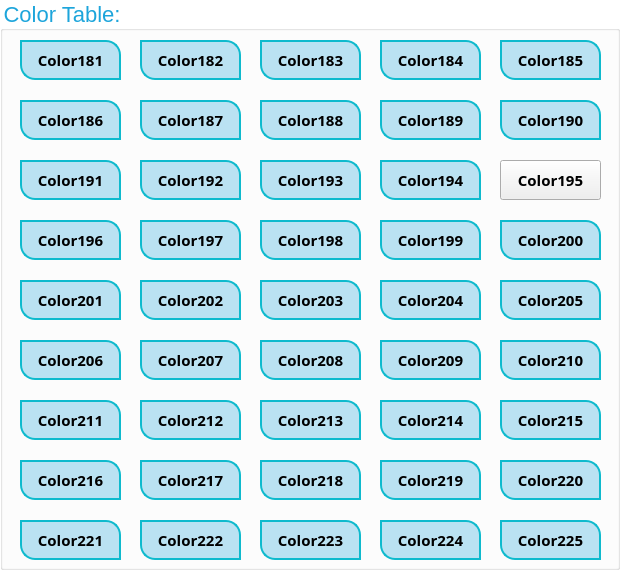
  <widget class="QGroupBox" name="groupBox_5">
   <property name="geometry">
    <rect>
     <x>700</x>
     <y>70</y>
     <width>620</width>
     <height>570</height>
    </rect>
   </property>
   <property name="styleSheet">
    <string notr="true">QGroupBox{
font-size:22px;
color:rgb(29, 165, 219);
background:transparent;
}</string>
   </property>
   <property name="title">
    <string>Color Table:</string>
   </property>
   <widget class="QPushButton" name="pushButtonColor185">
    <property name="geometry">
     <rect>
      <x>500</x>
      <y>40</y>
      <width>101</width>
      <height>40</height>
     </rect>
    </property>
    <property name="font">
     <font>
      <family>Agency FB</family>
      <pointsize>11</pointsize>
      <weight>75</weight>
      <bold>true</bold>
     </font>
    </property>
    <property name="styleSheet">
     <string notr="true">QPushButton{
border:2px solid #0fbacd;
border-top-right-radius: 15px;
border-bottom-left-radius: 15px;
color:rgb(235	,109, 	156);
ont-size:22px;
background:rgba(29, 165, 219, 0.3);
}</string>
    </property>
    <property name="text">
     <string>Color185</string>
    </property>
   </widget>
   <widget class="QPushButton" name="pushButtonColor197">
    <property name="geometry">
     <rect>
      <x>140</x>
      <y>220</y>
      <width>101</width>
      <height>40</height>
     </rect>
    </property>
    <property name="font">
     <font>
      <family>Agency FB</family>
      <pointsize>11</pointsize>
      <weight>75</weight>
      <bold>true</bold>
     </font>
    </property>
    <property name="styleSheet">
     <string notr="true">QPushButton{
border:2px solid #0fbacd;
border-top-right-radius: 15px;
border-bottom-left-radius: 15px;
color:rgb(129	,255, 	109);
ont-size:22px;
background:rgba(29, 165, 219, 0.3);
}</string>
    </property>
    <property name="text">
     <string>Color197</string>
    </property>
   </widget>
   <widget class="QPushButton" name="pushButtonColor217">
    <property name="geometry">
     <rect>
      <x>140</x>
      <y>460</y>
      <width>101</width>
      <height>40</height>
     </rect>
    </property>
    <property name="font">
     <font>
      <family>Agency FB</family>
      <pointsize>11</pointsize>
      <weight>75</weight>
      <bold>true</bold>
     </font>
    </property>
    <property name="styleSheet">
     <string notr="true">QPushButton{
border:2px solid #0fbacd;
border-top-right-radius: 15px;
border-bottom-left-radius: 15px;
color:rgb(147	,222, 	225);
ont-size:22px;
background:rgba(29, 165, 219, 0.3);
}</string>
    </property>
    <property name="text">
     <string>Color217</string>
    </property>
   </widget>
   <widget class="QPushButton" name="pushButtonColor213">
    <property name="geometry">
     <rect>
      <x>260</x>
      <y>400</y>
      <width>101</width>
      <height>40</height>
     </rect>
    </property>
    <property name="font">
     <font>
      <family>Agency FB</family>
      <pointsize>11</pointsize>
      <weight>75</weight>
      <bold>true</bold>
     </font>
    </property>
    <property name="styleSheet">
     <string notr="true">QPushButton{
border:2px solid #0fbacd;
border-top-right-radius: 15px;
border-bottom-left-radius: 15px;
color:rgb(135	,163, 	255);
ont-size:22px;
background:rgba(29, 165, 219, 0.3);
}</string>
    </property>
    <property name="text">
     <string>Color213</string>
    </property>
   </widget>
   <widget class="QPushButton" name="pushButtonColor188">
    <property name="geometry">
     <rect>
      <x>260</x>
      <y>100</y>
      <width>101</width>
      <height>40</height>
     </rect>
    </property>
    <property name="font">
     <font>
      <family>Agency FB</family>
      <pointsize>11</pointsize>
      <weight>75</weight>
      <bold>true</bold>
     </font>
    </property>
    <property name="styleSheet">
     <string notr="true">QPushButton{
border:2px solid #0fbacd;
border-top-right-radius: 15px;
border-bottom-left-radius: 15px;
color:rgb(255	,161, 	228);
ont-size:22px;
background:rgba(29, 165, 219, 0.3);
}</string>
    </property>
    <property name="text">
     <string>Color188</string>
    </property>
   </widget>
   <widget class="QPushButton" name="pushButtonColor222">
    <property name="geometry">
     <rect>
      <x>140</x>
      <y>520</y>
      <width>101</width>
      <height>40</height>
     </rect>
    </property>
    <property name="font">
     <font>
      <family>Agency FB</family>
      <pointsize>11</pointsize>
      <weight>75</weight>
      <bold>true</bold>
     </font>
    </property>
    <property name="styleSheet">
     <string notr="true">QPushButton{
border:2px solid #0fbacd;
border-top-right-radius: 15px;
border-bottom-left-radius: 15px;
color:rgb(178	,255, 	90);
ont-size:22px;
background:rgba(29, 165, 219, 0.3);
}</string>
    </property>
    <property name="text">
     <string>Color222</string>
    </property>
   </widget>
   <widget class="QPushButton" name="pushButtonColor214">
    <property name="geometry">
     <rect>
      <x>380</x>
      <y>400</y>
      <width>101</width>
      <height>40</height>
     </rect>
    </property>
    <property name="font">
     <font>
      <family>Agency FB</family>
      <pointsize>11</pointsize>
      <weight>75</weight>
      <bold>true</bold>
     </font>
    </property>
    <property name="styleSheet">
     <string notr="true">QPushButton{
border:2px solid #0fbacd;
border-top-right-radius: 15px;
border-bottom-left-radius: 15px;
color:rgb(147	,186, 	255);
ont-size:22px;
background:rgba(29, 165, 219, 0.3);
}</string>
    </property>
    <property name="text">
     <string>Color214</string>
    </property>
   </widget>
   <widget class="QPushButton" name="pushButtonColor190">
    <property name="geometry">
     <rect>
      <x>500</x>
      <y>100</y>
      <width>101</width>
      <height>40</height>
     </rect>
    </property>
    <property name="font">
     <font>
      <family>Agency FB</family>
      <pointsize>11</pointsize>
      <weight>75</weight>
      <bold>true</bold>
     </font>
    </property>
    <property name="styleSheet">
     <string notr="true">QPushButton{
border:2px solid #0fbacd;
border-top-right-radius: 15px;
border-bottom-left-radius: 15px;
color:rgb(255	,229, 	255);
ont-size:22px;
background:rgba(29, 165, 219, 0.3);
}</string>
    </property>
    <property name="text">
     <string>Color190</string>
    </property>
   </widget>
   <widget class="QPushButton" name="pushButtonColor212">
    <property name="geometry">
     <rect>
      <x>140</x>
      <y>400</y>
      <width>101</width>
      <height>40</height>
     </rect>
    </property>
    <property name="font">
     <font>
      <family>Agency FB</family>
      <pointsize>11</pointsize>
      <weight>75</weight>
      <bold>true</bold>
     </font>
    </property>
    <property name="styleSheet">
     <string notr="true">QPushButton{
border:2px solid #0fbacd;
border-top-right-radius: 15px;
border-bottom-left-radius: 15px;
color:rgb(119	,149, 	255);
ont-size:22px;
background:rgba(29, 165, 219, 0.3);
}</string>
    </property>
    <property name="text">
     <string>Color212</string>
    </property>
   </widget>
   <widget class="QPushButton" name="pushButtonColor209">
    <property name="geometry">
     <rect>
      <x>380</x>
      <y>340</y>
      <width>101</width>
      <height>40</height>
     </rect>
    </property>
    <property name="font">
     <font>
      <family>Agency FB</family>
      <pointsize>11</pointsize>
      <weight>75</weight>
      <bold>true</bold>
     </font>
    </property>
    <property name="styleSheet">
     <string notr="true">QPushButton{
border:2px solid #0fbacd;
border-top-right-radius: 15px;
border-bottom-left-radius: 15px;
color:rgb(71	,147, 	255);
ont-size:22px;
background:rgba(29, 165, 219, 0.3);
}</string>
    </property>
    <property name="text">
     <string>Color209</string>
    </property>
   </widget>
   <widget class="QPushButton" name="pushButtonColor207">
    <property name="geometry">
     <rect>
      <x>140</x>
      <y>340</y>
      <width>101</width>
      <height>40</height>
     </rect>
    </property>
    <property name="font">
     <font>
      <family>Agency FB</family>
      <pointsize>11</pointsize>
      <weight>75</weight>
      <bold>true</bold>
     </font>
    </property>
    <property name="styleSheet">
     <string notr="true">QPushButton{
border:2px solid #0fbacd;
border-top-right-radius: 15px;
border-bottom-left-radius: 15px;
color:rgb(39	,147, 	231);
ont-size:22px;
background:rgba(29, 165, 219, 0.3);
}</string>
    </property>
    <property name="text">
     <string>Color207</string>
    </property>
   </widget>
   <widget class="QPushButton" name="pushButtonColor223">
    <property name="geometry">
     <rect>
      <x>260</x>
      <y>520</y>
      <width>101</width>
      <height>40</height>
     </rect>
    </property>
    <property name="font">
     <font>
      <family>Agency FB</family>
      <pointsize>11</pointsize>
      <weight>75</weight>
      <bold>true</bold>
     </font>
    </property>
    <property name="styleSheet">
     <string notr="true">QPushButton{
border:2px solid #0fbacd;
border-top-right-radius: 15px;
border-bottom-left-radius: 15px;
color:rgb(205	,156, 	74);
ont-size:22px;
background:rgba(29, 165, 219, 0.3);
}</string>
    </property>
    <property name="text">
     <string>Color223</string>
    </property>
   </widget>
   <widget class="QPushButton" name="pushButtonColor201">
    <property name="geometry">
     <rect>
      <x>20</x>
      <y>280</y>
      <width>101</width>
      <height>40</height>
     </rect>
    </property>
    <property name="font">
     <font>
      <family>Agency FB</family>
      <pointsize>11</pointsize>
      <weight>75</weight>
      <bold>true</bold>
     </font>
    </property>
    <property name="styleSheet">
     <string notr="true">QPushButton{
border:2px solid #0fbacd;
border-top-right-radius: 15px;
border-bottom-left-radius: 15px;
color:rgb(45	,242, 	109);
ont-size:22px;
background:rgba(29, 165, 219, 0.3);
}</string>
    </property>
    <property name="text">
     <string>Color201</string>
    </property>
   </widget>
   <widget class="QPushButton" name="pushButtonColor182">
    <property name="geometry">
     <rect>
      <x>140</x>
      <y>40</y>
      <width>101</width>
      <height>40</height>
     </rect>
    </property>
    <property name="font">
     <font>
      <family>Agency FB</family>
      <pointsize>11</pointsize>
      <weight>75</weight>
      <bold>true</bold>
     </font>
    </property>
    <property name="styleSheet">
     <string notr="true">QPushButton{
border:2px solid #0fbacd;
border-top-right-radius: 15px;
border-bottom-left-radius: 15px;
color:rgb(184	,109, 	84);
ont-size:22px;
background:rgba(29, 165, 219, 0.3);
}</string>
    </property>
    <property name="text">
     <string>Color182</string>
    </property>
   </widget>
   <widget class="QPushButton" name="pushButtonColor198">
    <property name="geometry">
     <rect>
      <x>260</x>
      <y>220</y>
      <width>101</width>
      <height>40</height>
     </rect>
    </property>
    <property name="font">
     <font>
      <family>Agency FB</family>
      <pointsize>11</pointsize>
      <weight>75</weight>
      <bold>true</bold>
     </font>
    </property>
    <property name="styleSheet">
     <string notr="true">QPushButton{
border:2px solid #0fbacd;
border-top-right-radius: 15px;
border-bottom-left-radius: 15px;
color:rgb(108	,255, 	109);
ont-size:22px;
background:rgba(29, 165, 219, 0.3);
}</string>
    </property>
    <property name="text">
     <string>Color198</string>
    </property>
   </widget>
   <widget class="QPushButton" name="pushButtonColor206">
    <property name="geometry">
     <rect>
      <x>20</x>
      <y>340</y>
      <width>101</width>
      <height>40</height>
     </rect>
    </property>
    <property name="font">
     <font>
      <family>Agency FB</family>
      <pointsize>11</pointsize>
      <weight>75</weight>
      <bold>true</bold>
     </font>
    </property>
    <property name="styleSheet">
     <string notr="true">QPushButton{
border:2px solid #0fbacd;
border-top-right-radius: 15px;
border-bottom-left-radius: 15px;
color:rgb(23	,147, 	205);
ont-size:22px;
background:rgba(29, 165, 219, 0.3);
}</string>
    </property>
    <property name="text">
     <string>Color206</string>
    </property>
   </widget>
   <widget class="QPushButton" name="pushButtonColor218">
    <property name="geometry">
     <rect>
      <x>260</x>
      <y>460</y>
      <width>101</width>
      <height>40</height>
     </rect>
    </property>
    <property name="font">
     <font>
      <family>Agency FB</family>
      <pointsize>11</pointsize>
      <weight>75</weight>
      <bold>true</bold>
     </font>
    </property>
    <property name="styleSheet">
     <string notr="true">QPushButton{
border:2px solid #0fbacd;
border-top-right-radius: 15px;
border-bottom-left-radius: 15px;
color:rgb(147	,234, 	179);
ont-size:22px;
background:rgba(29, 165, 219, 0.3);
}</string>
    </property>
    <property name="text">
     <string>Color218</string>
    </property>
   </widget>
   <widget class="QPushButton" name="pushButtonColor200">
    <property name="geometry">
     <rect>
      <x>500</x>
      <y>220</y>
      <width>101</width>
      <height>40</height>
     </rect>
    </property>
    <property name="font">
     <font>
      <family>Agency FB</family>
      <pointsize>11</pointsize>
      <weight>75</weight>
      <bold>true</bold>
     </font>
    </property>
    <property name="styleSheet">
     <string notr="true">QPushButton{
border:2px solid #0fbacd;
border-top-right-radius: 15px;
border-bottom-left-radius: 15px;
color:rgb(66	,255, 	109);
ont-size:22px;
background:rgba(29, 165, 219, 0.3);
}</string>
    </property>
    <property name="text">
     <string>Color200</string>
    </property>
   </widget>
   <widget class="QPushButton" name="pushButtonColor181">
    <property name="geometry">
     <rect>
      <x>20</x>
      <y>40</y>
      <width>101</width>
      <height>40</height>
     </rect>
    </property>
    <property name="font">
     <font>
      <family>Agency FB</family>
      <pointsize>11</pointsize>
      <weight>75</weight>
      <bold>true</bold>
     </font>
    </property>
    <property name="styleSheet">
     <string notr="true">QPushButton{
border:2px solid #0fbacd;
border-top-right-radius: 15px;
border-bottom-left-radius: 15px;
color:rgb(167	,109, 	60);
ont-size:22px;
background:rgba(29, 165, 219, 0.3);
}</string>
    </property>
    <property name="text">
     <string>Color181</string>
    </property>
   </widget>
   <widget class="QPushButton" name="pushButtonColor219">
    <property name="geometry">
     <rect>
      <x>380</x>
      <y>460</y>
      <width>101</width>
      <height>40</height>
     </rect>
    </property>
    <property name="font">
     <font>
      <family>Agency FB</family>
      <pointsize>11</pointsize>
      <weight>75</weight>
      <bold>true</bold>
     </font>
    </property>
    <property name="styleSheet">
     <string notr="true">QPushButton{
border:2px solid #0fbacd;
border-top-right-radius: 15px;
border-bottom-left-radius: 15px;
color:rgb(149	,246, 	158);
ont-size:22px;
background:rgba(29, 165, 219, 0.3);
}</string>
    </property>
    <property name="text">
     <string>Color219</string>
    </property>
   </widget>
   <widget class="QPushButton" name="pushButtonColor221">
    <property name="geometry">
     <rect>
      <x>20</x>
      <y>520</y>
      <width>101</width>
      <height>40</height>
     </rect>
    </property>
    <property name="font">
     <font>
      <family>Agency FB</family>
      <pointsize>11</pointsize>
      <weight>75</weight>
      <bold>true</bold>
     </font>
    </property>
    <property name="styleSheet">
     <string notr="true">QPushButton{
border:2px solid #0fbacd;
border-top-right-radius: 15px;
border-bottom-left-radius: 15px;
color:rgb(177	,255, 	116);
ont-size:22px;
background:rgba(29, 165, 219, 0.3);
}</string>
    </property>
    <property name="text">
     <string>Color221</string>
    </property>
   </widget>
   <widget class="QPushButton" name="pushButtonColor208">
    <property name="geometry">
     <rect>
      <x>260</x>
      <y>340</y>
      <width>101</width>
      <height>40</height>
     </rect>
    </property>
    <property name="font">
     <font>
      <family>Agency FB</family>
      <pointsize>11</pointsize>
      <weight>75</weight>
      <bold>true</bold>
     </font>
    </property>
    <property name="styleSheet">
     <string notr="true">QPushButton{
border:2px solid #0fbacd;
border-top-right-radius: 15px;
border-bottom-left-radius: 15px;
color:rgb(55	,147, 	251);
ont-size:22px;
background:rgba(29, 165, 219, 0.3);
}</string>
    </property>
    <property name="text">
     <string>Color208</string>
    </property>
   </widget>
   <widget class="QPushButton" name="pushButtonColor186">
    <property name="geometry">
     <rect>
      <x>20</x>
      <y>100</y>
      <width>101</width>
      <height>40</height>
     </rect>
    </property>
    <property name="font">
     <font>
      <family>Agency FB</family>
      <pointsize>11</pointsize>
      <weight>75</weight>
      <bold>true</bold>
     </font>
    </property>
    <property name="styleSheet">
     <string notr="true">QPushButton{
border:2px solid #0fbacd;
border-top-right-radius: 15px;
border-bottom-left-radius: 15px;
color:rgb(252	,111, 	180);
ont-size:22px;
background:rgba(29, 165, 219, 0.3);
}</string>
    </property>
    <property name="text">
     <string>Color186</string>
    </property>
   </widget>
   <widget class="QPushButton" name="pushButtonColor224">
    <property name="geometry">
     <rect>
      <x>380</x>
      <y>520</y>
      <width>101</width>
      <height>40</height>
     </rect>
    </property>
    <property name="font">
     <font>
      <family>Agency FB</family>
      <pointsize>11</pointsize>
      <weight>75</weight>
      <bold>true</bold>
     </font>
    </property>
    <property name="styleSheet">
     <string notr="true">QPushButton{
border:2px solid #0fbacd;
border-top-right-radius: 15px;
border-bottom-left-radius: 15px;
color:rgb(219	,147, 	53);
ont-size:22px;
background:rgba(29, 165, 219, 0.3);
}</string>
    </property>
    <property name="text">
     <string>Color224</string>
    </property>
   </widget>
   <widget class="QPushButton" name="pushButtonColor225">
    <property name="geometry">
     <rect>
      <x>500</x>
      <y>520</y>
      <width>101</width>
      <height>40</height>
     </rect>
    </property>
    <property name="font">
     <font>
      <family>Agency FB</family>
      <pointsize>11</pointsize>
      <weight>75</weight>
      <bold>true</bold>
     </font>
    </property>
    <property name="styleSheet">
     <string notr="true">QPushButton{
border:2px solid #0fbacd;
border-top-right-radius: 15px;
border-bottom-left-radius: 15px;
color:rgb(233	,138, 	32);
ont-size:22px;
background:rgba(29, 165, 219, 0.3);
}</string>
    </property>
    <property name="text">
     <string>Color225</string>
    </property>
   </widget>
   <widget class="QPushButton" name="pushButtonColor187">
    <property name="geometry">
     <rect>
      <x>140</x>
      <y>100</y>
      <width>101</width>
      <height>40</height>
     </rect>
    </property>
    <property name="font">
     <font>
      <family>Agency FB</family>
      <pointsize>11</pointsize>
      <weight>75</weight>
      <bold>true</bold>
     </font>
    </property>
    <property name="styleSheet">
     <string notr="true">QPushButton{
border:2px solid #0fbacd;
border-top-right-radius: 15px;
border-bottom-left-radius: 15px;
color:rgb(255	,129, 	204);
ont-size:22px;
background:rgba(29, 165, 219, 0.3);
}</string>
    </property>
    <property name="text">
     <string>Color187</string>
    </property>
   </widget>
   <widget class="QPushButton" name="pushButtonColor195">
    <property name="geometry">
     <rect>
      <x>500</x>
      <y>160</y>
      <width>101</width>
      <height>40</height>
     </rect>
    </property>
    <property name="font">
     <font>
      <family>Agency FB</family>
      <pointsize>11</pointsize>
      <weight>75</weight>
      <bold>true</bold>
     </font>
    </property>
    <property name="styleSheet">
     <string notr="true">QPushButton{
border:2px solid #0fbacd;
border-top-right-radius: 15px;
border-bottom-left-radius: 15px;
color:rgb(171	,255, 	125);
ont-size:22px;
background:rgba(29, 165, 219, 0.3);
}163	,142, 	18</string>
    </property>
    <property name="text">
     <string>Color195</string>
    </property>
   </widget>
   <widget class="QPushButton" name="pushButtonColor215">
    <property name="geometry">
     <rect>
      <x>500</x>
      <y>400</y>
      <width>101</width>
      <height>40</height>
     </rect>
    </property>
    <property name="font">
     <font>
      <family>Agency FB</family>
      <pointsize>11</pointsize>
      <weight>75</weight>
      <bold>true</bold>
     </font>
    </property>
    <property name="styleSheet">
     <string notr="true">QPushButton{
border:2px solid #0fbacd;
border-top-right-radius: 15px;
border-bottom-left-radius: 15px;
color:rgb(147	,198, 	255);
ont-size:22px;
background:rgba(29, 165, 219, 0.3);
}</string>
    </property>
    <property name="text">
     <string>Color215</string>
    </property>
   </widget>
   <widget class="QPushButton" name="pushButtonColor199">
    <property name="geometry">
     <rect>
      <x>380</x>
      <y>220</y>
      <width>101</width>
      <height>40</height>
     </rect>
    </property>
    <property name="font">
     <font>
      <family>Agency FB</family>
      <pointsize>11</pointsize>
      <weight>75</weight>
      <bold>true</bold>
     </font>
    </property>
    <property name="styleSheet">
     <string notr="true">QPushButton{
border:2px solid #0fbacd;
border-top-right-radius: 15px;
border-bottom-left-radius: 15px;
color:rgb(87	,255, 	109);
ont-size:22px;
background:rgba(29, 165, 219, 0.3);
}</string>
    </property>
    <property name="text">
     <string>Color199</string>
    </property>
   </widget>
   <widget class="QPushButton" name="pushButtonColor191">
    <property name="geometry">
     <rect>
      <x>20</x>
      <y>160</y>
      <width>101</width>
      <height>40</height>
     </rect>
    </property>
    <property name="font">
     <font>
      <family>Agency FB</family>
      <pointsize>11</pointsize>
      <weight>75</weight>
      <bold>true</bold>
     </font>
    </property>
    <property name="styleSheet">
     <string notr="true">QPushButton{
border:2px solid #0fbacd;
border-top-right-radius: 15px;
border-bottom-left-radius: 15px;
color:rgb(255	,251, 	254);
ont-size:22px;
background:rgba(29, 165, 219, 0.3);
}</string>
    </property>
    <property name="text">
     <string>Color191</string>
    </property>
   </widget>
   <widget class="QPushButton" name="pushButtonColor204">
    <property name="geometry">
     <rect>
      <x>380</x>
      <y>280</y>
      <width>101</width>
      <height>40</height>
     </rect>
    </property>
    <property name="font">
     <font>
      <family>Agency FB</family>
      <pointsize>11</pointsize>
      <weight>75</weight>
      <bold>true</bold>
     </font>
    </property>
    <property name="styleSheet">
     <string notr="true">QPushButton{
border:2px solid #0fbacd;
border-top-right-radius: 15px;
border-bottom-left-radius: 15px;
color:rgb(23	,158, 	109);
ont-size:22px;
background:rgba(29, 165, 219, 0.3);
}</string>
    </property>
    <property name="text">
     <string>Color204</string>
    </property>
   </widget>
   <widget class="QPushButton" name="pushButtonColor210">
    <property name="geometry">
     <rect>
      <x>500</x>
      <y>340</y>
      <width>101</width>
      <height>40</height>
     </rect>
    </property>
    <property name="font">
     <font>
      <family>Agency FB</family>
      <pointsize>11</pointsize>
      <weight>75</weight>
      <bold>true</bold>
     </font>
    </property>
    <property name="styleSheet">
     <string notr="true">QPushButton{
border:2px solid #0fbacd;
border-top-right-radius: 15px;
border-bottom-left-radius: 15px;
color:rgb(87	,147, 	255);
ont-size:22px;
background:rgba(29, 165, 219, 0.3);
}</string>
    </property>
    <property name="text">
     <string>Color210</string>
    </property>
   </widget>
   <widget class="QPushButton" name="pushButtonColor211">
    <property name="geometry">
     <rect>
      <x>20</x>
      <y>400</y>
      <width>101</width>
      <height>40</height>
     </rect>
    </property>
    <property name="font">
     <font>
      <family>Agency FB</family>
      <pointsize>11</pointsize>
      <weight>75</weight>
      <bold>true</bold>
     </font>
    </property>
    <property name="styleSheet">
     <string notr="true">QPushButton{
border:2px solid #0fbacd;
border-top-right-radius: 15px;
border-bottom-left-radius: 15px;
color:rgb(103	,147, 	255);
ont-size:22px;
background:rgba(29, 165, 219, 0.3);
}</string>
    </property>
    <property name="text">
     <string>Color211</string>
    </property>
   </widget>
   <widget class="QPushButton" name="pushButtonColor192">
    <property name="geometry">
     <rect>
      <x>140</x>
      <y>160</y>
      <width>101</width>
      <height>40</height>
     </rect>
    </property>
    <property name="font">
     <font>
      <family>Agency FB</family>
      <pointsize>11</pointsize>
      <weight>75</weight>
      <bold>true</bold>
     </font>
    </property>
    <property name="styleSheet">
     <string notr="true">QPushButton{
border:2px solid #0fbacd;
border-top-right-radius: 15px;
border-bottom-left-radius: 15px;
color:rgb(234	,255, 	240);
ont-size:22px;
background:rgba(29, 165, 219, 0.3);
}</string>
    </property>
    <property name="text">
     <string>Color192</string>
    </property>
   </widget>
   <widget class="QPushButton" name="pushButtonColor193">
    <property name="geometry">
     <rect>
      <x>260</x>
      <y>160</y>
      <width>101</width>
      <height>40</height>
     </rect>
    </property>
    <property name="font">
     <font>
      <family>Agency FB</family>
      <pointsize>11</pointsize>
      <weight>75</weight>
      <bold>true</bold>
     </font>
    </property>
    <property name="styleSheet">
     <string notr="true">QPushButton{
border:2px solid #0fbacd;
border-top-right-radius: 15px;
border-bottom-left-radius: 15px;
color:rgb(213	,255, 	214);
ont-size:22px;
background:rgba(29, 165, 219, 0.3);
}</string>
    </property>
    <property name="text">
     <string>Color193</string>
    </property>
   </widget>
   <widget class="QPushButton" name="pushButtonColor203">
    <property name="geometry">
     <rect>
      <x>260</x>
      <y>280</y>
      <width>101</width>
      <height>40</height>
     </rect>
    </property>
    <property name="font">
     <font>
      <family>Agency FB</family>
      <pointsize>11</pointsize>
      <weight>75</weight>
      <bold>true</bold>
     </font>
    </property>
    <property name="styleSheet">
     <string notr="true">QPushButton{
border:2px solid #0fbacd;
border-top-right-radius: 15px;
border-bottom-left-radius: 15px;
color:rgb(23	,186, 	109);
ont-size:22px;
background:rgba(29, 165, 219, 0.3);
}</string>
    </property>
    <property name="text">
     <string>Color203</string>
    </property>
   </widget>
   <widget class="QPushButton" name="pushButtonColor220">
    <property name="geometry">
     <rect>
      <x>500</x>
      <y>460</y>
      <width>101</width>
      <height>40</height>
     </rect>
    </property>
    <property name="font">
     <font>
      <family>Agency FB</family>
      <pointsize>11</pointsize>
      <weight>75</weight>
      <bold>true</bold>
     </font>
    </property>
    <property name="styleSheet">
     <string notr="true">QPushButton{
border:2px solid #0fbacd;
border-top-right-radius: 15px;
border-bottom-left-radius: 15px;
color:rgb(163	,255, 	137);
ont-size:22px;
background:rgba(29, 165, 219, 0.3);
}</string>
    </property>
    <property name="text">
     <string>Color220</string>
    </property>
   </widget>
   <widget class="QPushButton" name="pushButtonColor205">
    <property name="geometry">
     <rect>
      <x>500</x>
      <y>280</y>
      <width>101</width>
      <height>40</height>
     </rect>
    </property>
    <property name="font">
     <font>
      <family>Agency FB</family>
      <pointsize>11</pointsize>
      <weight>75</weight>
      <bold>true</bold>
     </font>
    </property>
    <property name="styleSheet">
     <string notr="true">QPushButton{
border:2px solid #0fbacd;
border-top-right-radius: 15px;
border-bottom-left-radius: 15px;
color:rgb(23	,147, 	156 );
ont-size:22px;
background:rgba(29, 165, 219, 0.3);
}</string>
    </property>
    <property name="text">
     <string>Color205</string>
    </property>
   </widget>
   <widget class="QPushButton" name="pushButtonColor184">
    <property name="geometry">
     <rect>
      <x>380</x>
      <y>40</y>
      <width>101</width>
      <height>40</height>
     </rect>
    </property>
    <property name="font">
     <font>
      <family>Agency FB</family>
      <pointsize>11</pointsize>
      <weight>75</weight>
      <bold>true</bold>
     </font>
    </property>
    <property name="styleSheet">
     <string notr="true">QPushButton{
border:2px solid #0fbacd;
border-top-right-radius: 15px;
border-bottom-left-radius: 15px;
color:rgb(218	,109, 	132);
ont-size:22px;
background:rgba(29, 165, 219, 0.3);
}</string>
    </property>
    <property name="text">
     <string>Color184</string>
    </property>
   </widget>
   <widget class="QPushButton" name="pushButtonColor189">
    <property name="geometry">
     <rect>
      <x>380</x>
      <y>100</y>
      <width>101</width>
      <height>40</height>
     </rect>
    </property>
    <property name="font">
     <font>
      <family>Agency FB</family>
      <pointsize>11</pointsize>
      <weight>75</weight>
      <bold>true</bold>
     </font>
    </property>
    <property name="styleSheet">
     <string notr="true">QPushButton{
border:2px solid #0fbacd;
border-top-right-radius: 15px;
border-bottom-left-radius: 15px;
color:rgb(255	,196,   252);
ont-size:22px;
background:rgba(29, 165, 219, 0.3);
}</string>
    </property>
    <property name="text">
     <string>Color189</string>
    </property>
   </widget>
   <widget class="QPushButton" name="pushButtonColor216">
    <property name="geometry">
     <rect>
      <x>20</x>
      <y>460</y>
      <width>101</width>
      <height>40</height>
     </rect>
    </property>
    <property name="font">
     <font>
      <family>Agency FB</family>
      <pointsize>11</pointsize>
      <weight>75</weight>
      <bold>true</bold>
     </font>
    </property>
    <property name="styleSheet">
     <string notr="true">QPushButton{
border:2px solid #0fbacd;
border-top-right-radius: 15px;
border-bottom-left-radius: 15px;
color:rgb(147	,210, 	254);
ont-size:22px;
background:rgba(29, 165, 219, 0.3);
}</string>
    </property>
    <property name="text">
     <string>Color216</string>
    </property>
   </widget>
   <widget class="QPushButton" name="pushButtonColor183">
    <property name="geometry">
     <rect>
      <x>260</x>
      <y>40</y>
      <width>101</width>
      <height>40</height>
     </rect>
    </property>
    <property name="font">
     <font>
      <family>Agency FB</family>
      <pointsize>11</pointsize>
      <weight>75</weight>
      <bold>true</bold>
     </font>
    </property>
    <property name="styleSheet">
     <string notr="true">QPushButton{
border:2px solid #0fbacd;
border-top-right-radius: 15px;
border-bottom-left-radius: 15px;
color:rgb(201	,109, 	108);
ont-size:22px;
background:rgba(29, 165, 219, 0.3);
}</string>
    </property>
    <property name="text">
     <string>Color183</string>
    </property>
   </widget>
   <widget class="QPushButton" name="pushButtonColor202">
    <property name="geometry">
     <rect>
      <x>140</x>
      <y>280</y>
      <width>101</width>
      <height>40</height>
     </rect>
    </property>
    <property name="font">
     <font>
      <family>Agency FB</family>
      <pointsize>11</pointsize>
      <weight>75</weight>
      <bold>true</bold>
     </font>
    </property>
    <property name="styleSheet">
     <string notr="true">QPushButton{
border:2px solid #0fbacd;
border-top-right-radius: 15px;
border-bottom-left-radius: 15px;
color:rgb(23	,214, 	109 );
ont-size:22px;
background:rgba(29, 165, 219, 0.3);
}</string>
    </property>
    <property name="text">
     <string>Color202</string>
    </property>
   </widget>
   <widget class="QPushButton" name="pushButtonColor194">
    <property name="geometry">
     <rect>
      <x>380</x>
      <y>160</y>
      <width>101</width>
      <height>40</height>
     </rect>
    </property>
    <property name="font">
     <font>
      <family>Agency FB</family>
      <pointsize>11</pointsize>
      <weight>75</weight>
      <bold>true</bold>
     </font>
    </property>
    <property name="styleSheet">
     <string notr="true">QPushButton{
border:2px solid #0fbacd;
border-top-right-radius: 15px;
border-bottom-left-radius: 15px;
color:rgb(192	,255, 	183);
ont-size:22px;
background:rgba(29, 165, 219, 0.3);
}</string>
    </property>
    <property name="text">
     <string>Color194</string>
    </property>
   </widget>
   <widget class="QPushButton" name="pushButtonColor196">
    <property name="geometry">
     <rect>
      <x>20</x>
      <y>220</y>
      <width>101</width>
      <height>40</height>
     </rect>
    </property>
    <property name="font">
     <font>
      <family>Agency FB</family>
      <pointsize>11</pointsize>
      <weight>75</weight>
      <bold>true</bold>
     </font>
    </property>
    <property name="styleSheet">
     <string notr="true">QPushButton{
border:2px solid #0fbacd;
border-top-right-radius: 15px;
border-bottom-left-radius: 15px;
color:rgb(150	,255, 	110);
ont-size:22px;
background:rgba(29, 165, 219, 0.3);
}</string>
    </property>
    <property name="text">
     <string>Color196</string>
    </property>
   </widget>
  </widget>
